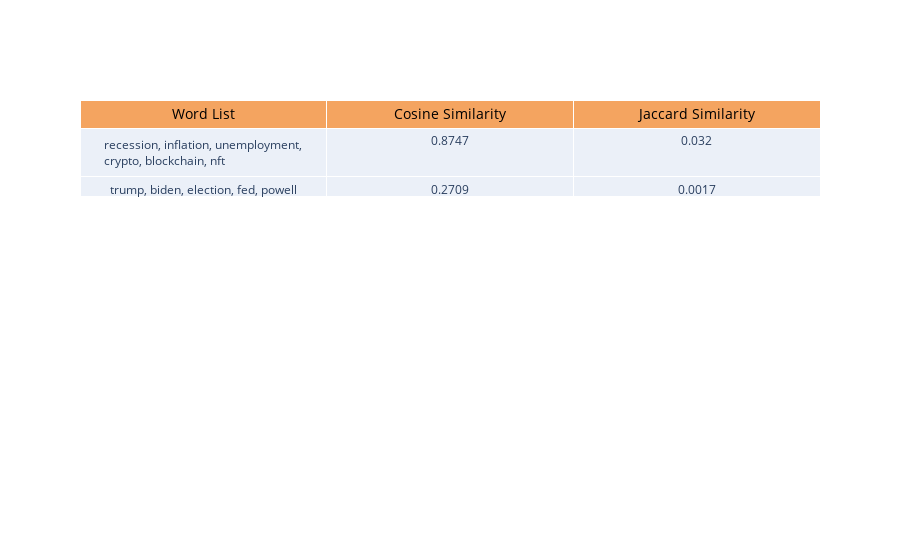

Notebook code for this chart:
### Markdown cell above
## Final Table - Submission Body Cosine Sim & Jaccard Index

### Code cell
schema = StructType([
    StructField("Word List", StringType(), True),
    StructField("Cosine Similarity", DoubleType(), True),
    StructField("Jaccard Similarity", DoubleType(), True)
])

# Create the DataFrame with the defined schema
df_body = spark.createDataFrame([(", ".join(word_list_econ), float(cosine_sim_econ_grouped_subreddits_body), float(jaccard_index_econ_grouped_subreddits_body)), 
                                  (", ".join(word_list_pol), float(cosine_sim_pol_grouped_subreddits_body), float(jaccard_index_pol_grouped_subreddits_body))],
                                  schema)

# round numeric cols
df_body = df_body.withColumn("Cosine Similarity", f.round(df_body["Cosine Similarity"], 4))
df_body = df_body.withColumn("Jaccard Similarity", f.round(df_body["Jaccard Similarity"], 4))

# convert to pandas for plotly
df_body = df_body.toPandas()

# create plotly datatable
fig = go.Figure(data=go.Table(
    header=dict(
        values=list(df_body.columns),
        fill_color='#F4A460',
        align='center',
        font=dict(size=14, color='black')
    ),
    cells=dict(values=[df_body[col] for col in df_body.columns], align='center')
))

fig.show();

# save as html
pio.write_html(fig, file='../../data/plots/body_cosine_jaccard.html')

# save df as pandas and export as csv
df_body.to_csv('../../data/csv/body_cosine_jaccard.csv', index=False)

### Figure 1 — Plotly figure (JSON) as saved in the notebook; plotly's stock layout.template omitted (floating-point values rounded to 4 significant figures)
{"data": [{"cells": {"align": "center", "values": [["recession, inflation, unemployment, crypto, blockchain, nft", "trump, biden, election, fed, powell"], [0.8747, 0.2709], [0.032, 0.0017]]}, "header": {"align": "center", "fill": {"color": "#F4A460"}, "font": {"color": "black", "size": 14}, "values": ["Word List", "Cosine Similarity", "Jaccard Similarity"]}, "type": "table"}], "layout": {"autosize": true}}
